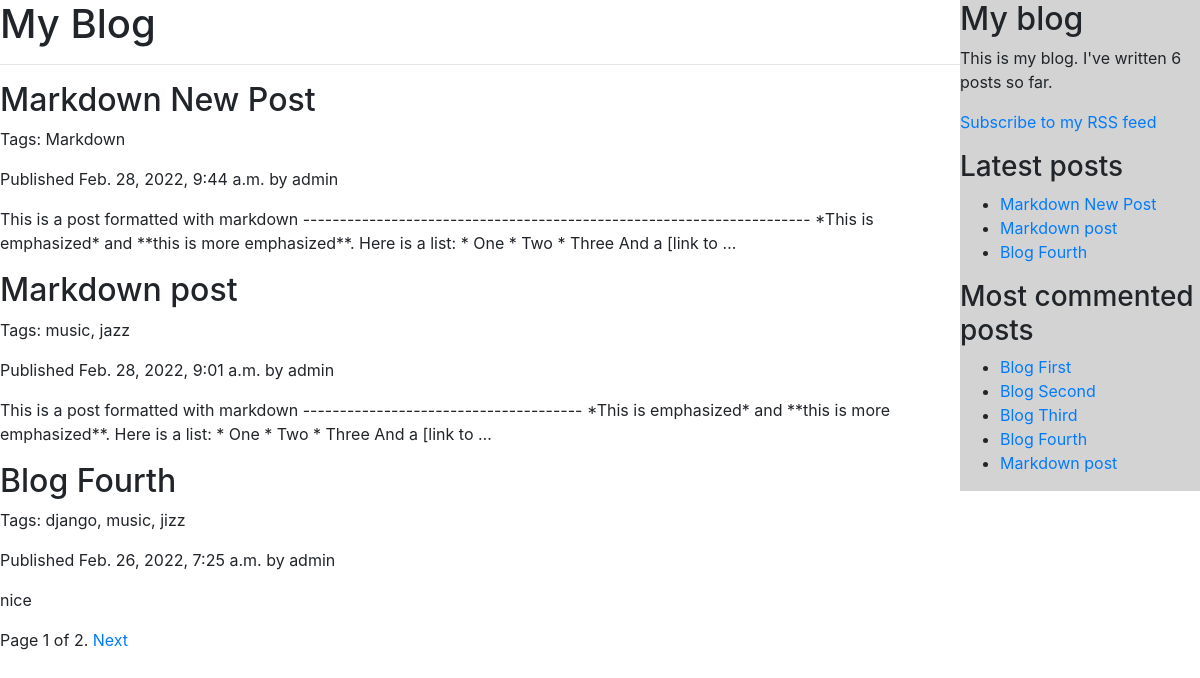
/blog/tags, run on the app's committed database.
### blog/models.py (models this page shows, shortened)
class Post(models.Model):
    STATUS_CHOICES = (
    ('draft', 'Draft'),
    ('published', 'Published'),
    )
    title = models.CharField(max_length=250)
    slug = models.SlugField(max_length=250,unique_for_date='publish')
    author = models.ForeignKey(User,on_delete = models.CASCADE,related_name='blog_posts')
    body = models.TextField()
    publish = models.DateTimeField(default=timezone.now)
    created = models.DateTimeField(auto_now_add=True)
    updated = models.DateTimeField(auto_now=True)
    status = models.CharField(max_length=10,choices=STATUS_CHOICES,default='draft')
    objects = models.Manager() # The default manager.
    published = PublishedManager() # Our custom manager.
    tags = TaggableManager()
    class Meta:
        ordering = ('-publish',)

### blog/views.py (the view)
# urls.py: path('tags',views.post_list_tag,name='post_list_tag'),
def post_list_tag(request):
    object_list = Post.published.all()
    paginator = Paginator(object_list, 3) # 3 posts in each page
    page = request.GET.get('page')
    try:
        posts = paginator.page(page)
    except PageNotAnInteger:
        posts = paginator.page(1)
    except EmptyPage:
        posts = paginator.page(paginator.num_pages)
    return render(request,'blog/post/list_tags.html',{'page': page,'posts': posts})

### blog/models.py (called while the page is built)
    def get_queryset(self):
        return super().get_queryset()

### blog/templatetags/blog_tags.py (called while the page is built)
@register.simple_tag
def total_posts():
    return Post.published.count()

@register.inclusion_tag('blog/post/latest_posts.html')
def show_latest_posts(count=5):
    latest_posts = Post.published.order_by('-publish')[:count]
    return {'latest_posts': latest_posts}

@register.simple_tag
def get_most_commented_posts(count=5):
    return Post.published.annotate(total_comments=Count('comments')).order_by('-total_comments')[:count]

### blog/templates/blog/post/list_tags.html (shortened to what this page needs)
{% extends "blog/base.html" %}
{% block content %}
<h1>My Blog</h1>
<hr border-top: 17px solid #bbb;>
{% for post in posts %}
<h2>
{{ post.title }}
</h2>
<p class="tags">Tags: {{ post.tags.all|join:", " }}</p>
<p class="date">
Published {{ post.publish }} by {{ post.author }}
</p>
{{ post.body|truncatewords:30|linebreaks }}
{% endfor %}
{% include "blog/pagination.html" with page=posts %}
{% endblock %}

### blog/templates/blog/base.html (shortened to what this page needs)
{% load blog_tags %}
{% load static %}
<!DOCTYPE html>
<html>
<head>
<link href="{% static "css/blog.css" %}" rel="stylesheet">
<link rel="stylesheet" href="https://cdn.jsdelivr.net/npm/bootstrap@4.0.0/dist/css/bootstrap.min.css">
</head>
<body>
<div id="content" style="width: 80%; float:left;">
{% block content %}
{% endblock %}
</div>
<div id="sidebar" style="width: 20%; float:right; background-color:lightgray">
    <div>
    <h2>My blog</h2>
    <p>This is my blog. I've written {% total_posts %} posts so far.</p>
    <p><a href="{% url 'post_feed' %}">Subscribe to my RSS feed</a>
        </p>
    <h3>Latest posts</h3>
    {% show_latest_posts 3 %}
    </div>
    <div>
        <h3>Most commented posts</h3>
        {% get_most_commented_posts as most_commented_posts %}
        <ul>
        {% for post in most_commented_posts %}
        <li>
        <a href="">{{ post.title }}</a>
        </li>
        {% endfor %}
        </ul>
    </div>
</div>
</body>
</html>

### blog/templates/blog/post/latest_posts.html
<ul>
    {% for post in latest_posts %}
    <li>
        <a href="">
    {{ post.title }}
</a>
    </li>
    {% endfor %}
    </ul>

### data on the page
Post: title "Markdown New Post", tags.all "Markdown", publish "Feb. 28, 2022, 9:44 a.m.", author "admin", body "This is a post formatted with markdown --------------------------------------------------------------------- *This is emphasized* and **this is more emphasized**. Here is a list: * One * Two * Three And a [link to …"
Post: title "Markdown post", tags.all "music, jazz", publish "Feb. 28, 2022, 9:01 a.m.", author "admin", body "This is a post formatted with markdown -------------------------------------- *This is emphasized* and **this is more emphasized**. Here is a list: * One * Two * Three And a [link to …"
Post: title "Blog Fourth", tags.all "django, music, jizz", publish "Feb. 26, 2022, 7:25 a.m.", author "admin", body "nice"
Post: title "Blog First"
Post: title "Blog Second"
Post: title "Blog Third"

### other printed values
{{ page.number }} "1"
{{ page.paginator.num_pages }} "2"
